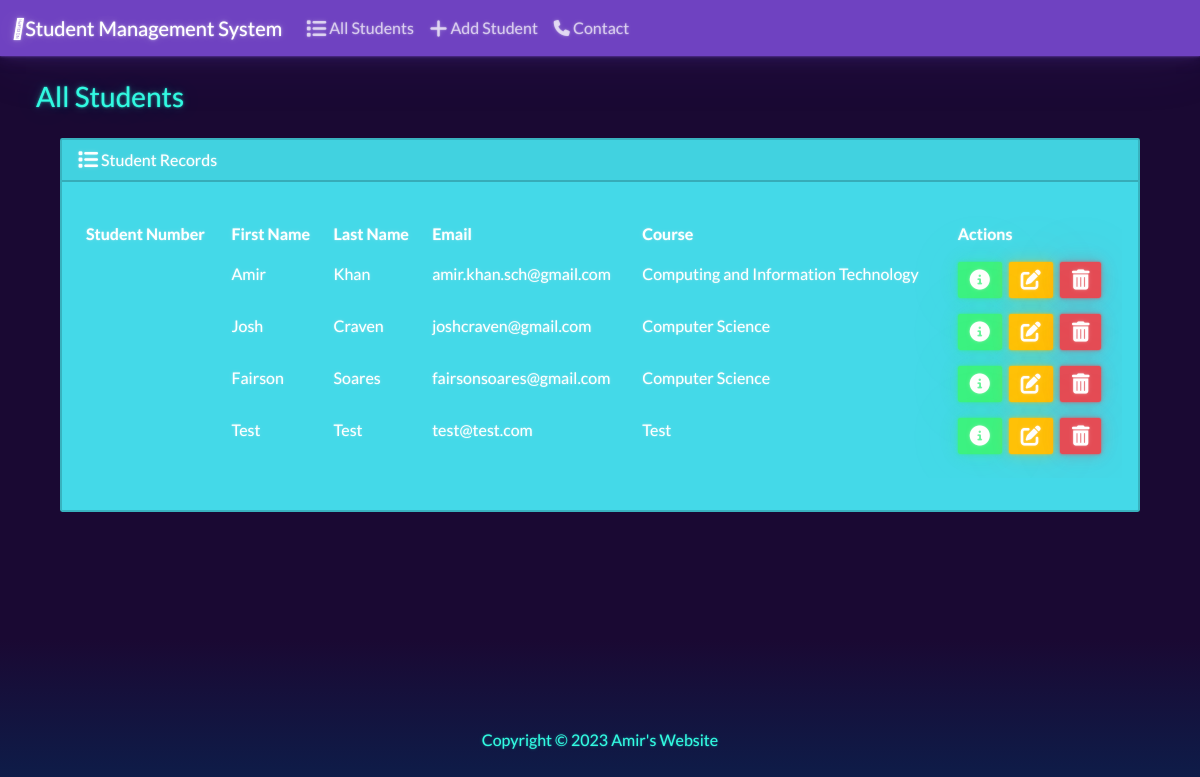
The page / on the database its author committed.
### students/models.py (models this page shows, shortened)
class Student(models.Model):
    student_num = models.PositiveIntegerField()
    first_name = models.CharField(max_length=55)
    last_name = models.CharField(max_length=55)
    email = models.EmailField(max_length=100)
    course = models.CharField(max_length=50)

### students/views.py (the view)
# urls.py: path('', views.index, name='index'),
def index(request):  # this argument will represent the http request that the user made to access the web server
     return render(request, 'students/index.html', {
          'students': Student.objects.all()
     })

### students/templates/students/index.html (shortened to what this page needs)
{% extends "students/base.html" %}
{% block body %}
<h3 class="m-4">All Students</h3>
<div class="row">
  <div class="col-12">
    {% if students %}
    <div class="card bg-light ms-5 me-5 mb-5">
      <div class="card-header">
        <i class="fa-solid fa-list fa-lg"></i> Student Records
      </div>
      <div class="card-body">
        <p class="card-text">
          <div class="table-responsive">
            <table class="table table-hover">
              <thead>
                <tr>
                  <th scope="col">Student Number</th>
                  <th scope="col">First Name</th>
                  <th scope="col">Last Name</th>
                  <th scope="col">Email</th>
                  <th scope="col">Course</th>
                  <th scope="col">Actions</th>
                </tr>
              </thead>
              <tbody>
                {% for student in students %}
                  <tr>
                    <td>{{ student.student_number }}</td>
                    <td>{{ student.first_name }}</td>
                    <td>{{ student.last_name }}</td>
                    <td>{{ student.email }}</td>
                    <td>{{ student.course }}</td>
                    <td>
                      <button type="button" class="btn btn-success me-1" href="{% url 'see_student' student.id %}" data-bs-toggle="modal" data-bs-target="#myModal{{student.id}}">
                        <i class="fa-solid fa-circle-info fa-lg"></i>
                      </button>
                      <a class="btn btn-warning me-1" href="{% url 'edit' student.id %}">
                        <i class="fa-solid fa-pen-to-square fa-lg"></i>
                      </a>
                      <button type="button" class="btn btn-danger" data-bs-toggle="modal" data-bs-target="#delete{{student.id}}">
                        <i class="fa-solid fa-trash-can fa-lg"></i>
                      </button>
                    </td>
                  </tr>
                {% endfor %}
              </tbody>
            </table>
          </div>
        </p>
      </div>
    </div>
    {% else %}
      <h5 class="alert alert-primary ms-4 me-4">No Student Records Available</h5>
    {% endif %}
  </div>
</div>
{% endblock %}

### students/templates/students/base.html (shortened to what this page needs)
{% load static %}
<!DOCTYPE html>
<html lang="en">
  <head>
    <link rel="stylesheet" href="https://cdnjs.cloudflare.com/ajax/libs/font-awesome/6.1.1/css/all.min.css">
    <link href="{% static 'css/bootstrap.min.css' %}" rel="stylesheet">
  </head>
  <body class="d-flex flex-column min-vh-100">
    <nav class="navbar navbar-expand-lg navbar-dark bg-primary">
      <div class="container-fluid">
        <a class="navbar-brand" href="{% url 'index' %}">
          <i class="fa-duotone fa-school"></i>Student Management System
        </a>
        <div class="collapse navbar-collapse" id="navbarColor01">
          <ul class="navbar-nav me-auto">
            <li class="nav-item">
              <a class="nav-link" href="{% url 'index' %}">
                <i class="fa-solid fa-list fa-lg"></i> All Students
              </a>
            </li>
            <li class="nav-item">
              <a class="nav-link" href="{% url 'add' %}">
                <i class="fa-solid fa-plus fa-lg"></i> Add Student
              </a>
            </li>
            <li class="nav-item">
              <a class="nav-link" href="{% url 'contact' %}">
                <i class="fa-solid fa-phone"></i> Contact
              </a>
            </li>
          </ul>
        </div>
      </div>
    </nav>
    <div class="container-fluid">
      {% block body %}
      {% endblock %}
    </div>
    <footer class="mt-auto mb-5">
      <div class="text-center">
        <span>
          Copyright &copy; <script>document.write(new Date().getFullYear())</script> Amir's Website
        </span>
      </div>
    </footer>
  </body>
</html>

### rows shown on the page
Student: first_name "Amir", last_name "Khan", email "amir.khan.sch@gmail.com", course "Computing and Information Technology"
Student: first_name "Josh", last_name "Craven", email "joshcraven@gmail.com", course "Computer Science"
Student: first_name "Fairson", last_name "Soares", email "fairsonsoares@gmail.com", course "Computer Science"
Student: first_name "Test", last_name "Test", email "test@test.com", course "Test"
